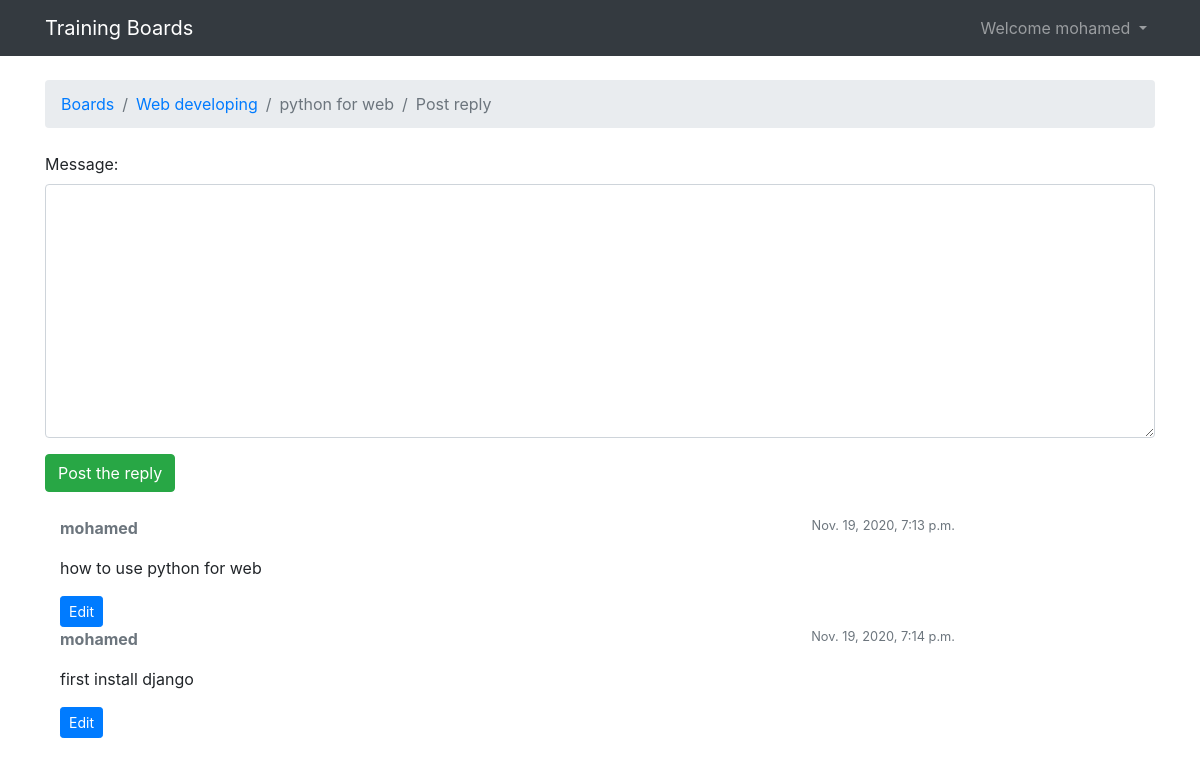
Page /boards/1/topics/1/reply/ (signed in) on the committed database.
### boards/models.py (models this page shows, shortened)
class Topic(models.Model):
    subject = models.CharField(max_length=255)
    board = models.ForeignKey(Board, related_name= 'topics', on_delete=models.CASCADE)
    created_by = models.ForeignKey(User, related_name= 'topics', on_delete=models.CASCADE)
    created_dt = models.DateTimeField(auto_now_add=True)
    views = models.PositiveIntegerField(default=0)
    updated_by = models.ForeignKey(User, null=True, related_name='+', on_delete=models.CASCADE)
    updated_dt = models.DateTimeField(null=True)

class Board(models.Model):
    name = models.CharField(unique=True, max_length=50)
    description = models.CharField(max_length=150)

class Post(models.Model):
    message = models.TextField(max_length = 4000)
    topic = models.ForeignKey(Topic, related_name= 'posts', on_delete=models.CASCADE)
    created_by = models.ForeignKey(User, related_name= 'posts', on_delete=models.CASCADE)
    created_dt = models.DateTimeField(auto_now_add=True)
    updated_by = models.ForeignKey(User, null=True, related_name='+', on_delete=models.CASCADE)
    updated_dt = models.DateTimeField(null=True)

### boards/views.py (the view)
# urls.py: path('boards/<int:board_id>/topics/<int:topic_id>/reply/', views.reply_topic, name='reply_topic'),
@login_required
def reply_topic(request, board_id,topic_id):
    topic = get_object_or_404(Topic,board__pk=board_id,pk=topic_id)
    if request.method == "POST":
        form =PostForm(request.POST)
        if form.is_valid():
            post = form.save(commit=False)
            post.topic = topic
            post.created_by = request.user
            post.save()
            topic.updated_by = request.user
            topic.updated_dt = timezone.now()
            topic.save()
            return redirect('topic_posts',board_id=board_id, topic_id = topic_id)
    else:
        form = PostForm()
    return render(request,'reply_topic.html',{'topic':topic,'form':form})

### boards/forms.py
class PostForm (forms.ModelForm):
    class Meta:
        model = Post
        fields = ["message"]

### templates/reply_topic.html (shortened to what this page needs)
{% extends 'base.html' %}
{% load static %}
{% block  breadcrumb %}
               <li class="breadcrumb-item"><a href="{% url 'home' %}"> Boards</a></li>
               <li class="breadcrumb-item"><a href="{% url 'board_topics' topic.board.pk %}">{{topic.board.name}}</a></li>
               <li class="breadcrumb-item active">{{topic.subject}}</li>
               <li class="breadcrumb-item active">Post reply</li>
 {% endblock breadcrumb %}
{% block content %}
<form method="post" class="mb-4">
  {% include 'includes/form.html' %}
  <button type="submit" class="btn btn-success">Post the reply</button>
</form>
{%for post in topic.posts.all%}
<div class="col-10">
            <div class="row mb-3">
              <div class="col-6">
                <strong class="text-muted">{{ post.created_by.username }}</strong>
              </div>
              <div class="col-6 text-right">
                <small class="text-muted">{{ post.created_dt }}</small>
              </div>
            </div>
            {{ post.message }}
            {% if post.created_by == user %}
              <div class="mt-3">
                <a href="#" class="btn btn-primary btn-sm" role="button">Edit</a>
              </div>
            {% endif %}
           </div>
{%endfor%}
{% endblock content %}

### templates/base.html (shortened to what this page needs)
{% load static %}
<html lang="en">
       <head>
              <link rel="stylesheet" href="{% static 'css/bootstrap.min.css' %}">
       </head>
       <body>
       {%block body%}
<nav class="navbar navbar-expand-sm navbar-dark bg-dark">
  <div class="container">
    <a class="navbar-brand" href="{% url 'home' %}">Training Boards</a>
    <div class="collapse navbar-collapse" id="mainMenu">
      {%if user.is_authenticated%}
      <ul class="navbar-nav ml-auto">
        <li class="nav-item dropdown">
          <a class="nav-link dropdown-toggle" href="#" id="userMenu" data-toggle="dropdown" aria-haspopup="true" aria-expanded="false">
            Welcome {{ user.username }}
          </a>
        </li>
      </ul>
        {%else%}
        <form class="form-inline ml-auto">
        <a href="{%url 'login'%}" class="btn btn-outline-secondary">login</a>
        <a href="{%url 'signup'%}" class="btn btn-primary ml-2">Signup</a>
        </form>
            {%endif%}
    </div>
  </div>
</nav>
         <div class="container">
            <ol class="breadcrumb my-4">
               {% block  breadcrumb %}
               {% endblock breadcrumb %}
            </ol>
            {% block content %}
            {% endblock content %}
         </div>
       {%endblock body%}
       </body>
</html>

### rows in the picture
Topic: board.name "Web developing", subject "python for web"
Post: created_by.username "mohamed", created_dt "Nov. 19, 2020, 7:13 p.m.", message "how to use python for web", shows "Edit"
Post: created_by.username "mohamed", created_dt "Nov. 19, 2020, 7:14 p.m.", message "first install django", shows "Edit"

### other values in the picture
{{ user.username }} "mohamed"
{{ field.label_tag }} "Message:"
